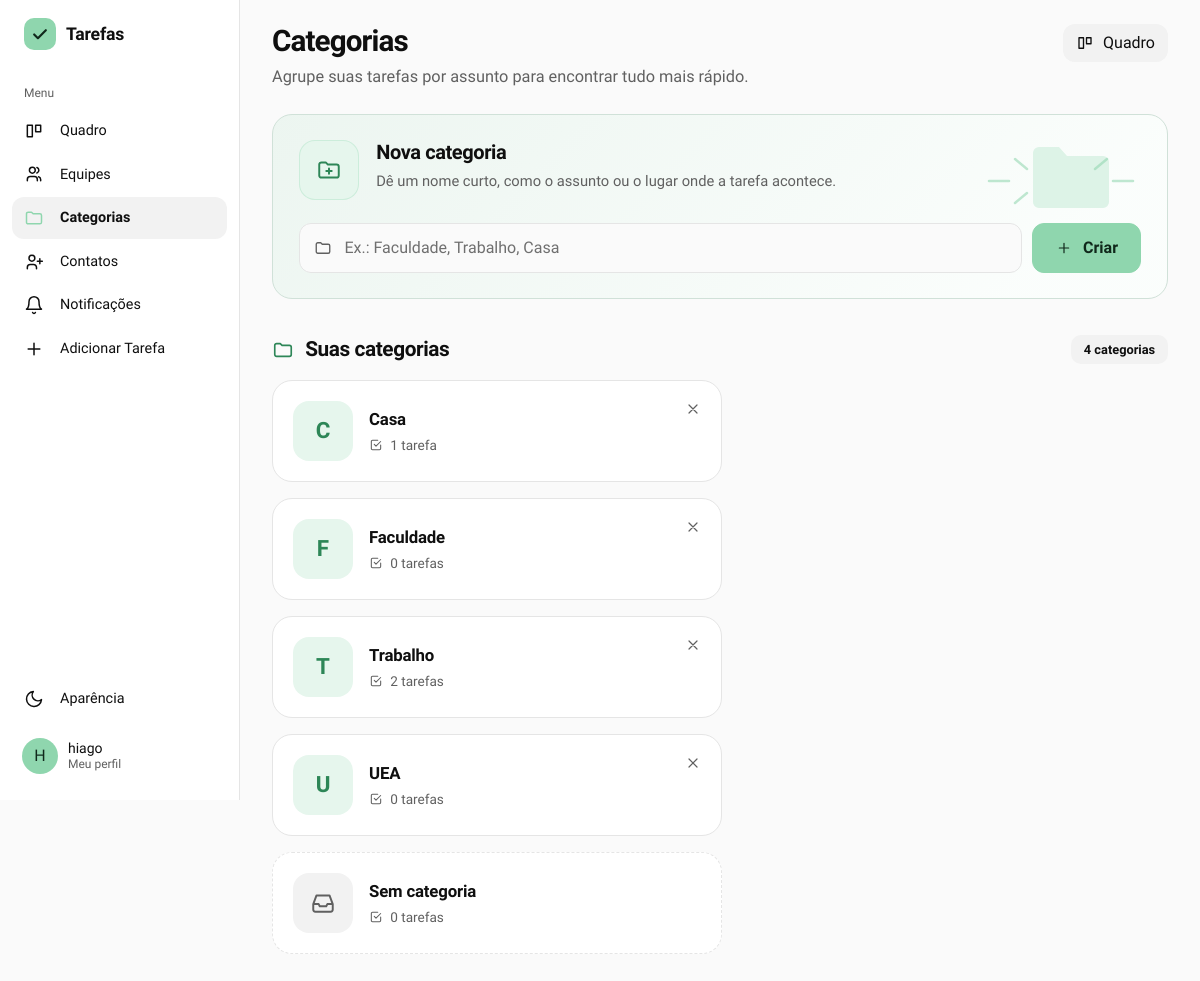
Screenshot of /categorias (signed in) with the database file from the repository.
### gerenciador_de_tarefas/models.py (models this page shows)
class Usuario(db.Model, UserMixin):
    id = db.Column(db.Integer, primary_key=True)
    nomeUsuario = db.Column(db.String(50), unique=True, nullable=False)
    email = db.Column(db.String(254), unique=True, nullable=False)
    senha = db.Column(db.String(255), nullable=False)
    nome = db.Column(db.String(100), nullable=False)
    tarefasCriadas = db.relationship('Tarefa', backref='criador', foreign_keys='Tarefa.criador_id', lazy=True)
    tarefasAtribuidas = db.relationship('Tarefa', backref='responsavel', foreign_keys='Tarefa.responsavel_id', lazy=True)
    cargo = db.Column(db.String(20), nullable=False, default='usuario') #admin ou usuario
    foto_perfil = db.Column(db.String(200), nullable=True, default='default.png')
    ordenacao_quadro = db.Column(db.String(30), nullable=False, default='padrao')

class Categoria(db.Model):
    id = db.Column(db.Integer, primary_key=True)
    nome = db.Column(db.String(50), nullable=False)
    usuario_id = db.Column(db.Integer, db.ForeignKey('usuario.id'), nullable=False)
    tarefas = db.relationship('Tarefa', backref='categoria', lazy=True)
    dono = db.relationship('Usuario')

### gerenciador_de_tarefas/app.py (the view)
@app.route('/categorias')
@login_required
def ver_categorias():
    todas = categorias_do_usuario()
    contagem = {c.id: 0 for c in todas}
    sem_categoria = 0
    for t in tarefas_individuais():
        if t.categoria_id in contagem:
            contagem[t.categoria_id] += 1
        else:
            sem_categoria += 1
    compartilhadas = CategoriaCompartilhada.query.filter_by(usuario_id=current_user.id).all()
    return render_template('categorias.html', categorias=todas,
                           contagem=contagem, sem_categoria=sem_categoria,
                           compartilhadas=compartilhadas)

### gerenciador_de_tarefas/app.py (called while the page is built)
@login_manager.user_loader
def load_user(user_id):
    return db.session.get(Usuario, int(user_id))

@app.context_processor
def injetar_categorias_globais():
    if current_user.is_authenticated:
        return dict(categorias_globais=categorias_acessiveis())
    return dict(categorias_globais=[])

@app.context_processor
def injetar_notificacoes():
    if not current_user.is_authenticated:
        return dict(n_notificacoes=0)
    n = (Contato.query.filter_by(destinatario_id=current_user.id, status='pendente').count()
         + ConviteEquipe.query.filter_by(convidado_id=current_user.id).count()
         + Tarefa.query.filter_by(responsavel_id=current_user.id, aceite='aguardando').count())
    return dict(n_notificacoes=n)

def categorias_do_usuario():
    return Categoria.query.filter_by(usuario_id=current_user.id).order_by(Categoria.nome).all()

def categorias_acessiveis():
    proprias = categorias_do_usuario()
    de_outros = [cs.categoria for cs in CategoriaCompartilhada.query.filter_by(usuario_id=current_user.id).all()]
    return proprias + sorted(de_outros, key=lambda c: c.nome.lower())

def tarefas_individuais():
    todas = Tarefa.query.filter(
        Tarefa.criador_id == current_user.id,
        Tarefa.responsavel_id == current_user.id,
        Tarefa.equipe_id.is_(None)
    ).all()
    return [t for t in todas if t.categoria is None or t.categoria.usuario_id == current_user.id]

### gerenciador_de_tarefas/templates/categorias.html (shortened to what this page needs)
{% extends "base.html" %}
{% block content %}
{% macro ico(nome, t=18) -%}
<svg width="{{ t }}" height="{{ t }}" viewBox="0 0 24 24" fill="none" stroke="currentColor" stroke-width="1.8" stroke-linecap="round" stroke-linejoin="round" aria-hidden="true">
{%- if nome == 'pasta' %}<path d="M3 7a2 2 0 012-2h4l2 2h8a2 2 0 012 2v8a2 2 0 01-2 2H5a2 2 0 01-2-2z"/>
{%- elif nome == 'pasta-mais' %}<path d="M3 7a2 2 0 012-2h4l2 2h8a2 2 0 012 2v8a2 2 0 01-2 2H5a2 2 0 01-2-2zM12 10.5v5M9.5 13h5"/>
{%- elif nome == 'plus' %}<path d="M12 5v14M5 12h14"/>
{%- elif nome == 'tarefa' %}<path d="M9 11l3 3 8-8M20 12v6a2 2 0 01-2 2H6a2 2 0 01-2-2V6a2 2 0 012-2h9"/>
{%- elif nome == 'caixa' %}<path d="M3 13l3-8h12l3 8M3 13v5a2 2 0 002 2h14a2 2 0 002-2v-5M3 13h5l1 2h6l1-2h5"/>
{%- elif nome == 'quadro' %}<path d="M4 5h6v14H4zM14 5h6v8h-6z"/>
{%- elif nome == 'x' %}<path d="M6 6l12 12M18 6L6 18"/>
{%- endif %}</svg>
{%- endmacro %}
<div class="eq-topo">
    <div>
        <h1 class="titulo-pagina">Categorias</h1>
        <p class="eq-subtitulo">Agrupe suas tarefas por assunto para encontrar tudo mais rápido.</p>
    </div>
    <a href="{{ url_for('quadro') }}" class="btn btn-outline-secondary cat-btn-quadro">{{ ico('quadro', 18) }} Quadro</a>
</div>
<section class="eq-card eq-card-destaque cat-nova">
    <div class="eq-card-topo">
        <span class="eq-card-icone">{{ ico('pasta-mais', 26) }}</span>
        <div>
            <h2 class="eq-card-titulo">Nova categoria</h2>
            <p class="eq-card-sub">Dê um nome curto, como o assunto ou o lugar onde a tarefa acontece.</p>
        </div>
    </div>
    <form method="POST" action="{{ url_for('criar_categoria') }}" class="eq-form">
        <div class="eq-form-linha">
            <div class="eq-campo">
                <input type="text" id="nomeCategoria" name="nome" class="form-control eq-input"
                       placeholder="Ex.: Faculdade, Trabalho, Casa" maxlength="50" required>
            </div>
            <button type="submit" class="btn btn-principal">{{ ico('plus', 16) }} Criar</button>
        </div>
    </form>
</section>
<section class="eq-secao mb-5">
    <div class="eq-secao-cab">
        <h2 class="eq-secao-titulo">{{ ico('pasta', 22) }} Suas categorias</h2>
        <span class="eq-contagem">{{ categorias|length }} categoria{{ '' if categorias|length == 1 else 's' }}</span>
    </div>
    <div class="cat-lista">
        {% for c in categorias %}
        <div class="cat-card">
            <a href="{{ url_for('ver_categoria', categoria_id=c.id) }}" class="cat-card-link">
                <span class="eq-inicial" aria-hidden="true">{{ c.nome[:1]|upper }}</span>
                <div class="eq-equipe-corpo">
                    <div class="eq-equipe-nome">{{ c.nome }}</div>
                    <div class="eq-equipe-meta">{{ ico('tarefa', 14) }} {{ contagem[c.id] }} tarefa{{ '' if contagem[c.id] == 1 else 's' }}</div>
                </div>
            </a>
            <form method="POST" action="{{ url_for('excluir_categoria', categoria_id=c.id) }}"
                  class="cat-excluir"
                  onsubmit="return confirm('Excluir a categoria? As tarefas ficam sem categoria.');">
                <button type="submit" aria-label="Excluir categoria">{{ ico('x', 16) }}</button>
            </form>
        </div>
        {% endfor %}
        <a href="{{ url_for('quadro', categoria='nenhuma') }}" class="cat-card cat-card-link cat-sem">
            <span class="eq-inicial cat-sem-icone" aria-hidden="true">{{ ico('caixa', 26) }}</span>
            <div class="eq-equipe-corpo">
                <div class="eq-equipe-nome">Sem categoria</div>
                <div class="eq-equipe-meta">{{ ico('tarefa', 14) }} {{ sem_categoria }} tarefa{{ '' if sem_categoria == 1 else 's' }}</div>
            </div>
        </a>
    </div>
</section>
{% endblock %}

### gerenciador_de_tarefas/templates/base.html (shortened to what this page needs)
<!doctype html>
<html lang="pt-br">
  <head>
    <link
      rel="stylesheet"
      href="https://cdn.jsdelivr.net/npm/bootstrap@5.3.0/dist/css/bootstrap.min.css"
    />
    <link
      rel="stylesheet"
      href="{{ url_for('static', filename='static.css') }}"
    />
    <link rel="stylesheet" href="https://cdn.jsdelivr.net/npm/flatpickr/dist/flatpickr.min.css">
    <link rel="stylesheet" href="https://cdn.jsdelivr.net/npm/flatpickr/dist/themes/dark.css">
  </head>
  <body>
    {% macro aparencia(direcao='dropup') %}
    <div class="{{ direcao }}">
      <button
        class="menu-item"
        type="button"
        data-bs-toggle="dropdown"
        data-bs-auto-close="outside"
        aria-expanded="false"
      >
        <svg viewBox="0 0 24 24" fill="none" stroke="currentColor" stroke-width="1.8" stroke-linecap="round" stroke-linejoin="round" aria-hidden="true"><path d="M21 12.8A9 9 0 1111.2 3a7 7 0 009.8 9.8z"/></svg>
        <span>Aparência</span>
      </button>
    </div>
    {% endmacro %}
    {% macro logo() %}
    <span class="marca-icone">
      <svg width="20" height="20" viewBox="0 0 24 24" fill="none" stroke="currentColor" stroke-width="2.6" stroke-linecap="round" stroke-linejoin="round" aria-hidden="true"><path d="M5 12.5l4.5 4.5L19 7.5"/></svg>
    </span>
    {% endmacro %}
    {% set ep = request.endpoint or '' %}
    {% if current_user.is_authenticated %}
    <div class="app">
      <aside class="lateral" aria-label="Menu principal">
        <a
          class="marca"
          href="{{ url_for('admin_dashboard') if current_user.cargo == 'admin' else url_for('quadro') }}"
        >{{ logo() }}<span>Tarefas</span></a>
        <div class="menu-titulo">Menu</div>
        <a class="menu-item {{ 'ativo' if ep == 'quadro' }}" href="{{ url_for('quadro') }}">
          <svg viewBox="0 0 24 24" fill="none" stroke="currentColor" stroke-width="1.8" stroke-linecap="round" stroke-linejoin="round" aria-hidden="true"><path d="M4 5h6v14H4zM14 5h6v8h-6z"/></svg>
          <span>Quadro</span>
        </a>
        <a class="menu-item {{ 'ativo' if ep in ['equipes', 'ver_equipe', 'adicionar_tarefa_equipe'] }}" href="{{ url_for('equipes') }}">
          <svg viewBox="0 0 24 24" fill="none" stroke="currentColor" stroke-width="1.8" stroke-linecap="round" stroke-linejoin="round" aria-hidden="true"><path d="M16 20v-1.5a3.5 3.5 0 00-3.5-3.5h-5A3.5 3.5 0 004 18.5V20M10 11a3.5 3.5 0 100-7 3.5 3.5 0 000 7zM20 20v-1.5a3.5 3.5 0 00-2.5-3.3M15.5 4.2a3.5 3.5 0 010 6.6"/></svg>
          <span>Equipes</span>
        </a>
        <a class="menu-item {{ 'ativo' if ep in ['ver_categorias', 'ver_categoria'] }}" href="{{ url_for('ver_categorias') }}">
          <svg viewBox="0 0 24 24" fill="none" stroke="currentColor" stroke-width="1.8" stroke-linejoin="round" aria-hidden="true"><path d="M3 7a2 2 0 012-2h4l2 2h8a2 2 0 012 2v8a2 2 0 01-2 2H5a2 2 0 01-2-2z"/></svg>
          <span>Categorias</span>
        </a>
        <a class="menu-item {{ 'ativo' if ep == 'contatos' }}" href="{{ url_for('contatos') }}">
          <svg viewBox="0 0 24 24" fill="none" stroke="currentColor" stroke-width="1.8" stroke-linecap="round" stroke-linejoin="round" aria-hidden="true"><path d="M15 20v-1.5a3.5 3.5 0 00-3.5-3.5h-4A3.5 3.5 0 004 18.5V20M9.5 11a3.5 3.5 0 100-7 3.5 3.5 0 000 7zM19 8v6M16 11h6"/></svg>
          <span>Contatos</span>
        </a>
        <a class="menu-item {{ 'ativo' if ep == 'notificacoes' }}" href="{{ url_for('notificacoes') }}">
          <svg viewBox="0 0 24 24" fill="none" stroke="currentColor" stroke-width="1.8" stroke-linecap="round" stroke-linejoin="round" aria-hidden="true"><path d="M6 8a6 6 0 0112 0c0 7 3 9 3 9H3s3-2 3-9M10.3 21a1.9 1.9 0 003.4 0"/></svg>
          <span>Notificações</span>
        </a>
        <a class="menu-item" href="#" data-bs-toggle="modal" data-bs-target="#modalAdicionarTarefa">
          <svg viewBox="0 0 24 24" fill="none" stroke="currentColor" stroke-width="1.8" stroke-linecap="round" aria-hidden="true"><path d="M12 5v14M5 12h14"/></svg>
          <span>Adicionar Tarefa</span>
        </a>
        <div class="menu-espaco"></div>
        {{ aparencia('dropup') }}
        <a href="#" class="usuario-card mt-2 text-decoration-none" data-bs-toggle="modal" data-bs-target="#modalPerfil" title="Meu Perfil">
          {% if current_user.foto_perfil and current_user.foto_perfil != 'default.png' %}
            <img src="{{ url_for('static', filename='uploads/' + current_user.foto_perfil) }}" alt="" class="usuario-foto" />
          {% else %}
            <span class="usuario-foto">{{ current_user.nomeUsuario[:1]|upper }}</span>
          {% endif %}
          <span class="usuario-nome">{{ current_user.nome or current_user.nomeUsuario }}<small>Meu perfil</small></span>
        </a>
      </aside>
      <main class="conteudo">
        <div class="conteudo-interno">
    {% endif %}
    {% block content %}{% endblock %}
    {% if current_user.is_authenticated %}
        </div>
      </main>
    </div>
    {% else %}
    </main>
    {% endif %}
  </body>
</html>

### rows the page displays
Usuario: nomeUsuario "H", nome "hiago"
Categoria: nome "C", nome "Casa", {{ t }} 14 (drawn), usuario "1"
Categoria: nome "F", nome "Faculdade", {{ t }} 14 (drawn), contagem "0", id "s"
Categoria: nome "T", nome "Trabalho", {{ t }} 14 (drawn), id "2", id "s"
Categoria: nome "U", nome "UEA", {{ t }} 14 (drawn), contagem "0", id "s"

### other values shown
{{ categorias|length }} "4"
{{ '' if categorias|length == 1 else 's' }} "s"
{{ sem_categoria }} "0"
{{ '' if sem_categoria == 1 else 's' }} "s"
